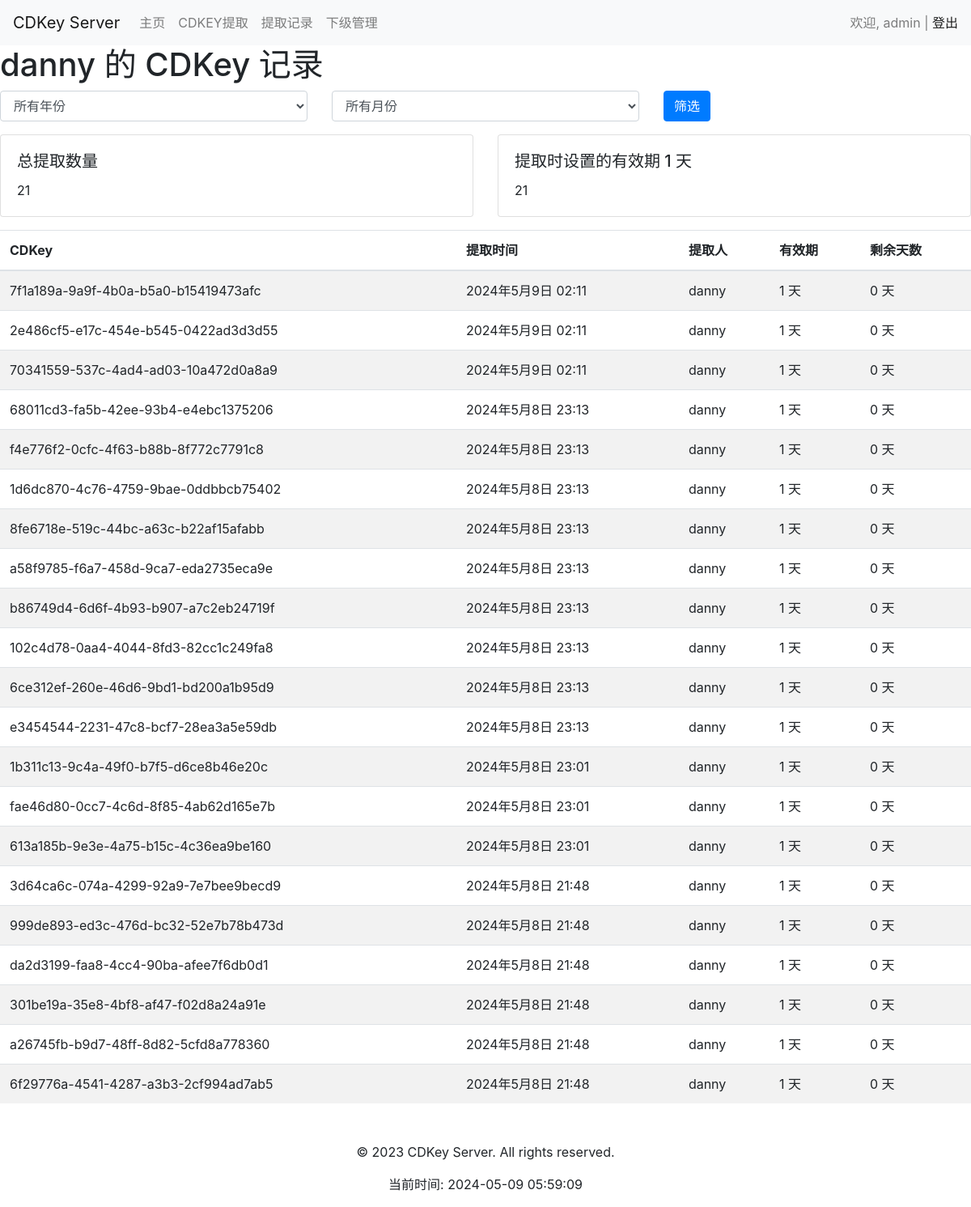
Before: /user/subordinate/5/cdkey_record/ (signed in) with the older database file.
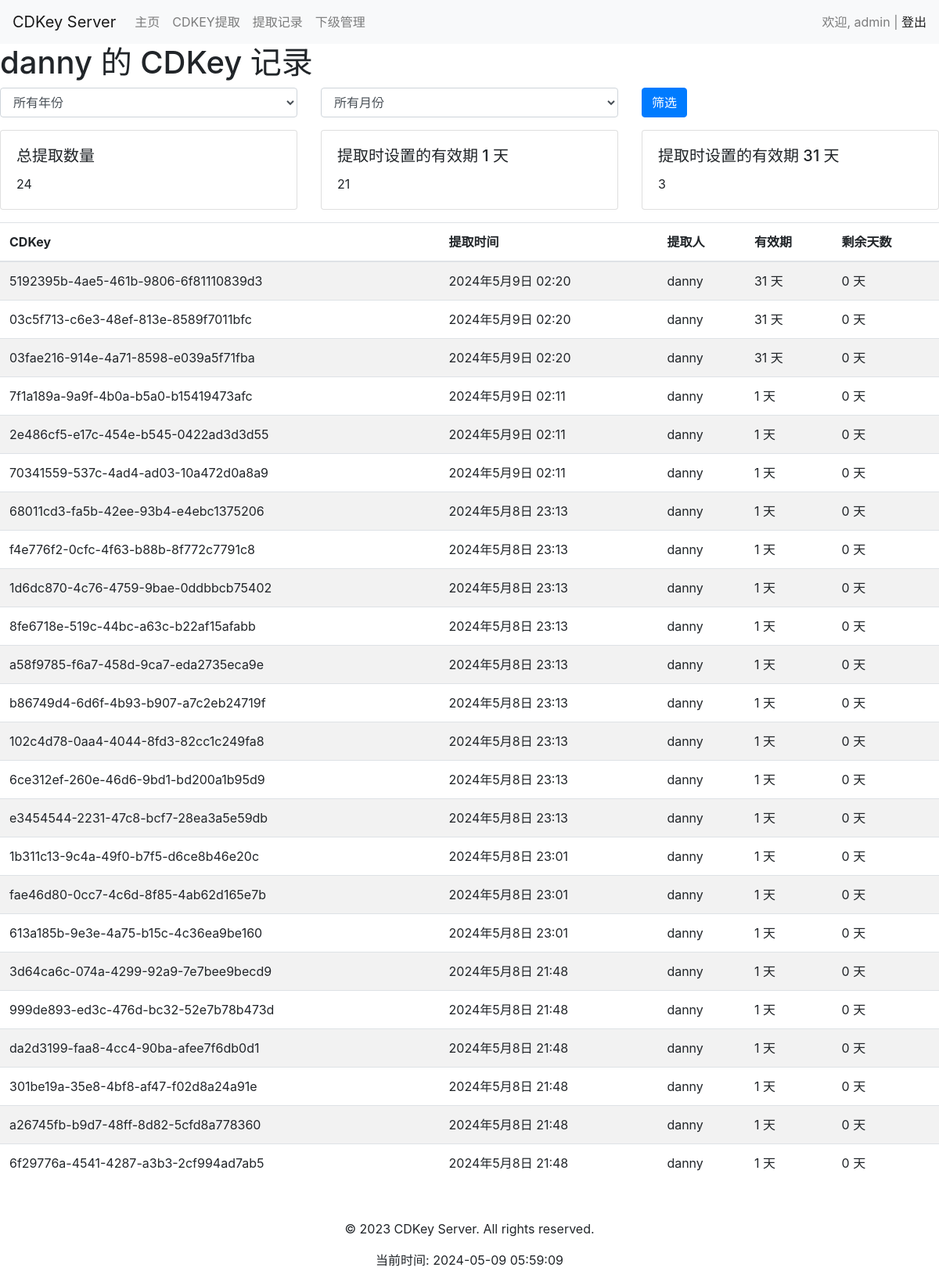
After: the same page with the newer database file.
### user/models.py (models this page shows, shortened)
class CDKey(models.Model):
    key = models.CharField(max_length=255, unique=True)
    created_at = models.DateTimeField(auto_now_add=True)
    expires_at = models.DateTimeField()
    created_by = models.ForeignKey('User', on_delete=models.CASCADE, related_name='created_cdkeys')
    used_by = models.ForeignKey('User', on_delete=models.CASCADE, related_name='used_cdkeys', null=True, blank=True)
    used_at = models.DateTimeField(null=True, blank=True)
    validity_days = models.IntegerField(choices=[(1, '1 天'), (31, '31 天')], default=1)

class User(AbstractUser):
    USER_TYPE_CHOICES = (
        (1, '管理员'),
        (2, '一级代理'),
        (3, '二级代理'),
    )
    ROLE_CHOICES = (
        ('admin', '管理员'),
        ('agent', '代理'),
    )
    superior = models.ForeignKey('self', on_delete=models.SET_NULL, null=True, blank=True, related_name='subordinates', verbose_name='上级')
    role = models.CharField(max_length=50, choices=ROLE_CHOICES, default='agent', verbose_name='角色')
    user_type = models.SmallIntegerField(choices=USER_TYPE_CHOICES, default=3, verbose_name='用户类型')
    is_active = models.BooleanField(default=True,verbose_name='是否激活')
    monthly_quota = models.IntegerField(default=0,verbose_name='月度配额')
    day_quota = models.IntegerField(default=0, verbose_name='日配额')
    quota_updated_at = models.DateField(auto_now_add=True)
    class Meta:
        db_table = 'user'

### user/views.py (the view)
# urls.py: path('subordinate/<int:subordinate_id>/cdkey_record/', views.subordinate_cdkey_record, name='subordinate_cdkey_record'),
@login_required
def subordinate_cdkey_record(request, subordinate_id):
    subordinate = get_object_or_404(User, id=subordinate_id, superior=request.user)
    if request.method == 'POST':
        month = request.POST.get('month')
        year = request.POST.get('year')
        query = Q(created_by=subordinate)
        if month and year:
            query &= Q(created_at__year=year, created_at__month=month)
        elif year:
            query &= Q(created_at__year=year)
        records = CDKey.objects.filter(query).order_by('-created_at')
    else:
        records = CDKey.objects.filter(created_by=subordinate).order_by('-created_at')
    current_year = date.today().year
    years = range(current_year, current_year - 10, -1)
    records = records.annotate(
        remaining_days=ExpressionWrapper(
            F('expires_at') - date.today(),
            output_field=fields.DurationField()
        )
    )
    validity_days_distribution = records.values('validity_days').annotate(count=Count('id')).order_by('validity_days')
    validity_days_distribution = {
        distribution['validity_days']: distribution['count']
        for distribution in validity_days_distribution
    }
    summary = {
        'total': records.count(),
        'validity_days_distribution': validity_days_distribution,
    }
    context = {
        'subordinate': subordinate,
        'records': records,
        'current_year': current_year,
        'years': years,
        'summary': summary,
    }
    return render(request, 'user/subordinate_cdkey_record.html', context)

### user/templates/user/subordinate_cdkey_record.html (shortened to what this page needs)
{% extends 'base.html' %}
{% block content %}
<h1>{{ subordinate.username }} 的 CDKey 记录</h1>
<form method="post">
    <div class="row mb-3">
        <div class="col">
            <select name="year" class="form-control">
                <option value="">所有年份</option>
            </select>
        </div>
        <div class="col">
            <select name="month" class="form-control">
                <option value="">所有月份</option>
            </select>
        </div>
        <div class="col">
            <button type="submit" class="btn btn-primary">筛选</button>
        </div>
    </div>
</form>
<div class="row mb-3">
    <div class="col">
        <div class="card">
            <div class="card-body">
                <h5 class="card-title">总提取数量</h5>
                <p class="card-text">{{ summary.total }}</p>
            </div>
        </div>
    </div>
    {% for days, count in summary.validity_days_distribution.items %}
    <div class="col">
        <div class="card">
            <div class="card-body">
                <h5 class="card-title">提取时设置的有效期 {{ days }} 天</h5>
                <p class="card-text">{{ count }}</p>
            </div>
        </div>
    </div>
    {% endfor %}
</div>
<table class="table table-striped">
    <thead>
        <tr>
            <th>CDKey</th>
            <th>提取时间</th>
            <th>提取人</th>
            <th>有效期</th>
            <th>剩余天数</th>
        </tr>
    </thead>
    <tbody>
        {% for record in records %}
        <tr>
            <td>{{ record.key }}</td>
            <td>{{ record.created_at }}</td>
            <td>{{ record.created_by.username }}</td>
            <td>{{ record.validity_days }} 天</td>
            <td>
                {% if record.remaining_days.days < 0 %}
                    已过期
                {% else %}
                    {{ record.remaining_days.days }} 天
                {% endif %}
            </td>
        </tr>
        {% endfor %}
    </tbody>
</table>
{% endblock %}

Changed rows visible on the page:
added CDKey: key "5192395b-4ae5-461b-9806-6f81110839d3", created_at "2024年5月9日 02:20", created_by.username "danny", validity_days "31", remaining_days.days "0"
added CDKey: key "03c5f713-c6e3-48ef-813e-8589f7011bfc", created_at "2024年5月9日 02:20", created_by.username "danny", validity_days "31", remaining_days.days "0"
added CDKey: key "03fae216-914e-4a71-8598-e039a5f71fba", created_at "2024年5月9日 02:20", created_by.username "danny", validity_days "31", remaining_days.days "0"
Other visible differences:
{{ summary.total }}: "21" → "24"
new list line: "提取时设置的有效期 31 天 3"
